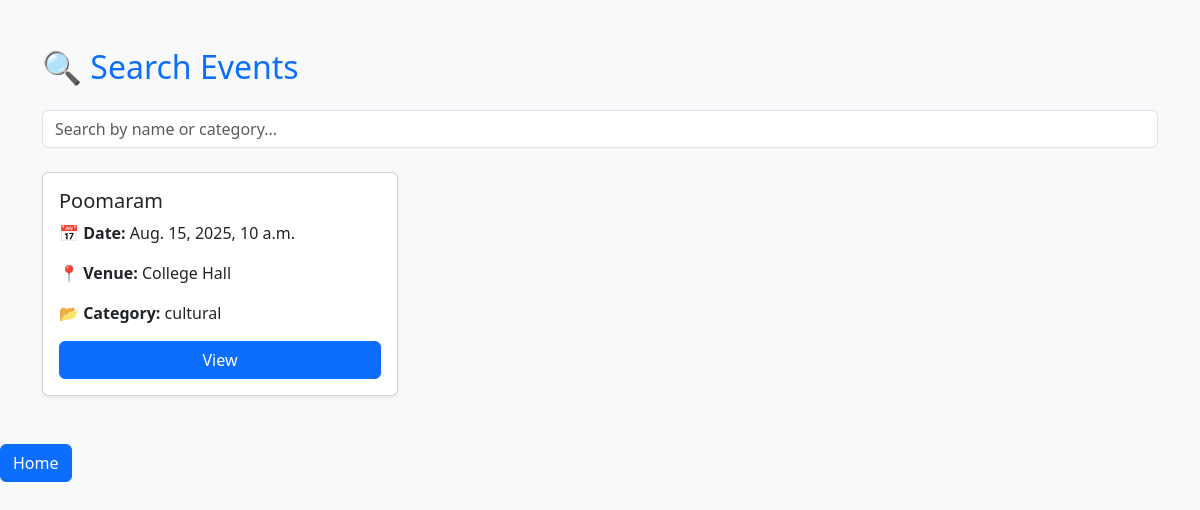
Screenshot of /Student/search_event (signed in) with the database file from the repository.
### Admin_app/models.py (models this page shows, shortened)
class Event(models.Model):
    name=models.CharField(max_length=200)
    category=models.ForeignKey(Category,on_delete=models.CASCADE)
    image=models.FileField(upload_to='images/')
    description = models.TextField()
    venue = models.CharField(max_length=100)
    time = models.DateTimeField()
    capacity = models.PositiveIntegerField()
    is_feedback_enabled = models.BooleanField(default=False)
    is_otp_enabled = models.BooleanField(default=False)
    registration_deadline = models.DateTimeField()
    created_by = models.ForeignKey(User, on_delete=models.SET_NULL, null=True, related_name='created_events')
    coordinators = models.ManyToManyField(Coordinator, related_name='coordinated_events')

class Category(models.Model):
    name=models.CharField(max_length=200)

### Student/views.py (the view)
# urls.py: path('search_event',views.search_event,name='search_event'),
@login_required
def search_event(request):
    search_query=request.GET.get('q','')
    events=Event.objects.all()
    if search_query:
        search_query=events.filter(Q(category__name__icontains=search_query)|Q(name__icontains=search_query))
    return render(request,"search_event.html",{'events':events,'search_query':search_query})

### template/search_event.html (shortened to what this page needs)
<!DOCTYPE html>
<html lang="en">
<head>
  <link href="https://cdn.jsdelivr.net/npm/bootstrap@5.3.0/dist/css/bootstrap.min.css" rel="stylesheet">
</head>
<body class="bg-light">
<div class="container py-5">
  <h2 class="mb-4 text-primary">🔍 Search Events</h2>
  <form method="GET" class="mb-4">
    <input type="text" name="q" class="form-control" placeholder="Search by name or category..." value="{{ search_query }}">
  </form>
  <div class="row g-4">
    {% for event in events %}
      <div class="col-md-4">
        <div class="card shadow-sm">
          <div class="card-body">
            <h5 class="card-title">{{ event.name }}</h5>
            <p class="card-text"><strong>📅 Date:</strong> {{ event.time }}</p>
            <p class="card-text"><strong>📍 Venue:</strong> {{ event.venue }}</p>
            <p class="card-text"><strong>📂 Category:</strong> {{ event.category.name }}</p>
            <a href="{% url 'student_view_event' event.id %}" class="btn btn-primary w-100">View</a>
          </div>
        </div>
      </div>
    {% empty %}
      <div class="col-12 text-muted text-center">
        <p>No events match your search.</p>
      </div>
    {% endfor %}
  </div>
</div>
<a href="{% url 'student_home' %}"class='btn btn-primary'>Home</a>
</body>
</html>

### rows the page displays
Event: name "Poomaram", time "Aug. 15, 2025, 10 a.m.", venue "College Hall", category.name "cultural"
